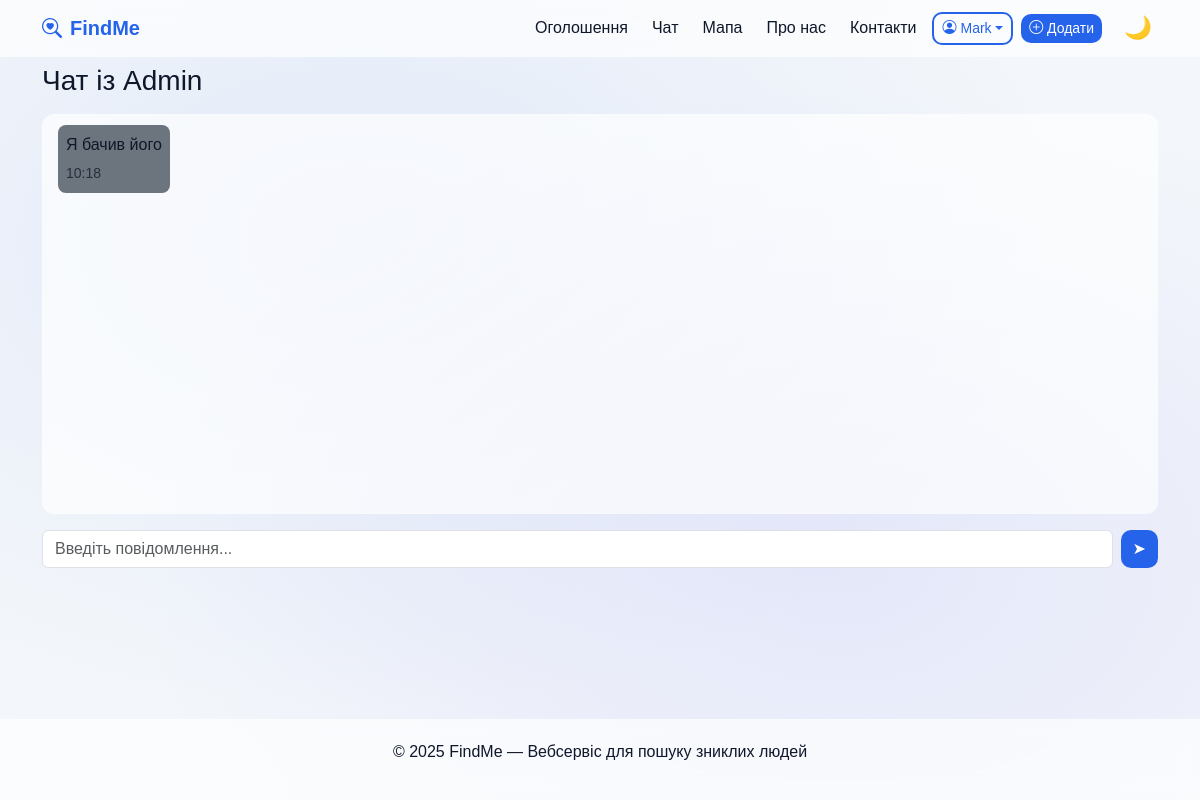
The app's page /chat/Admin/ (signed in), older data.
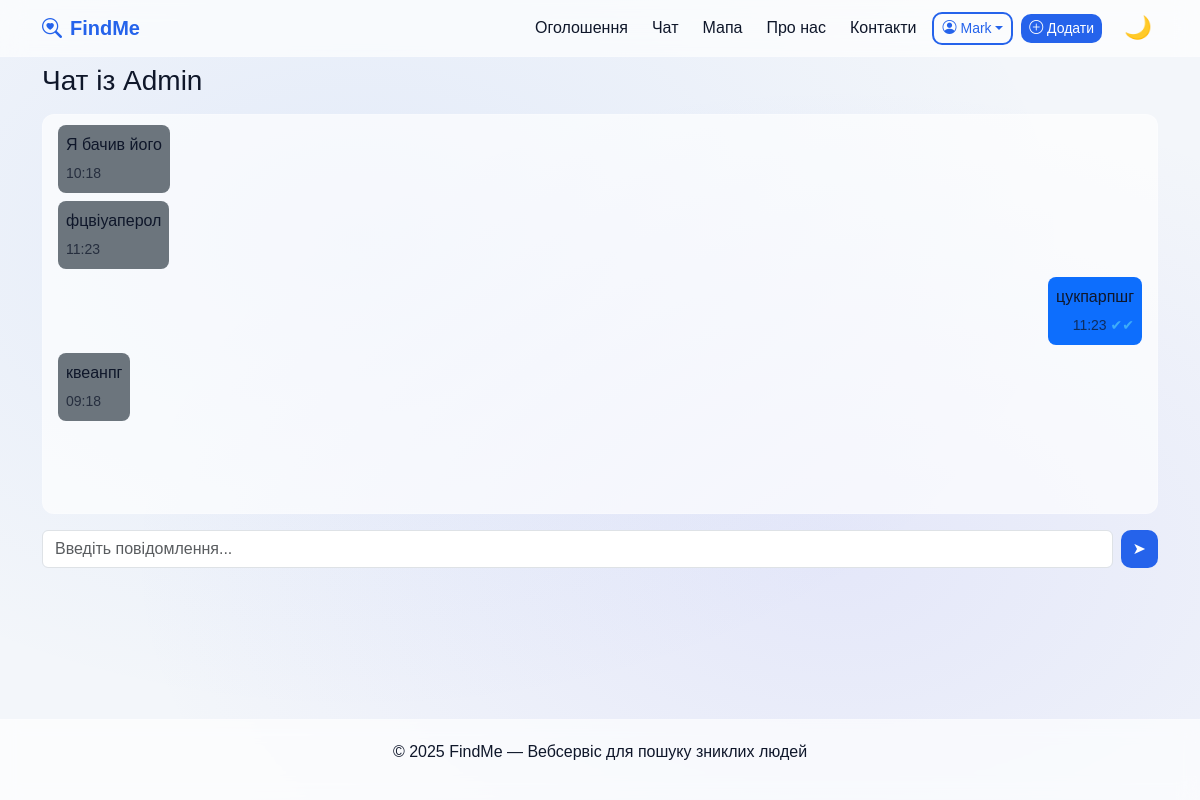
The same page, newer data.
### user_messages/models.py (models this page shows, shortened)
class Message(models.Model):
    sender = models.ForeignKey(User, on_delete=models.CASCADE, related_name='sent_messages')
    receiver = models.ForeignKey(User, on_delete=models.CASCADE, related_name='received_messages')
    text = models.TextField()
    created_at = models.DateTimeField(auto_now_add=True)
    is_read = models.BooleanField(default=False)

### user_messages/views.py (the view)
# urls.py: path('<str:username>/', views.chat_detail, name='chat_detail'),
@login_required
def chat_detail(request, username):
    other_user = get_object_or_404(User, username=username)
    messages = Message.objects.filter(
        sender__in=[request.user, other_user],
        receiver__in=[request.user, other_user]
    ).order_by('created_at')
    messages.filter(receiver=request.user, is_read=False).update(is_read=True)
    if request.method == 'POST':
        text = request.POST.get('text')
        if text.strip():
            Message.objects.create(sender=request.user, receiver=other_user, text=text)
            return redirect('chat_detail', username=other_user.username)
    return render(request, 'chat_detail.html', {
        'other_user': other_user,
        'messages': messages
    })

### templates/chat_detail.html (shortened to what this page needs)
{% extends 'base.html' %}
{% block content %}
<div class="chat-container">
  <h3 class="mb-3">Чат із {{ other_user.username }}</h3>
  <div id="chatBox" class="chat-box mb-3" style="height:400px; overflow-y:auto;">
    {% for msg in messages %}
      <div class="mb-2 {% if msg.sender == user %}text-end{% endif %}">
        <div class="d-inline-block p-2 rounded-3 {% if msg.sender == user %}bg-primary text-white{% else %}bg-secondary text-white{% endif %}" style="max-width:70%;">
          <p class="mb-1">{{ msg.text }}</p>
          <small class="opacity-75">{{ msg.created_at|date:"H:i" }}
            {% if msg.sender == user %}
              {% if msg.is_read %}
                <span style="color:#4fc3f7;">✔✔</span>
              {% else %}
                <span style="color:lightgray;">✔</span>
              {% endif %}
            {% endif %}
          </small>
        </div>
      </div>
    {% empty %}
      <p class="text-center text-muted">Немає повідомлень.</p>
    {% endfor %}
  </div>
  <form id="chatForm" method="post" class="d-flex gap-2">
    <input type="text" name="text" id="chatInput" class="form-control" placeholder="Введіть повідомлення..." required>
    <button class="btn btn-primary" type="submit">➤</button>
  </form>
</div>
{% endblock %}

Row changes from the older to the newer data that the page shows:
added Message: text "фцвіуаперол", created_at "11:23"
added Message: text "цукпарпшг", created_at "11:23"
added Message: text "квеанпг", created_at "09:18"
